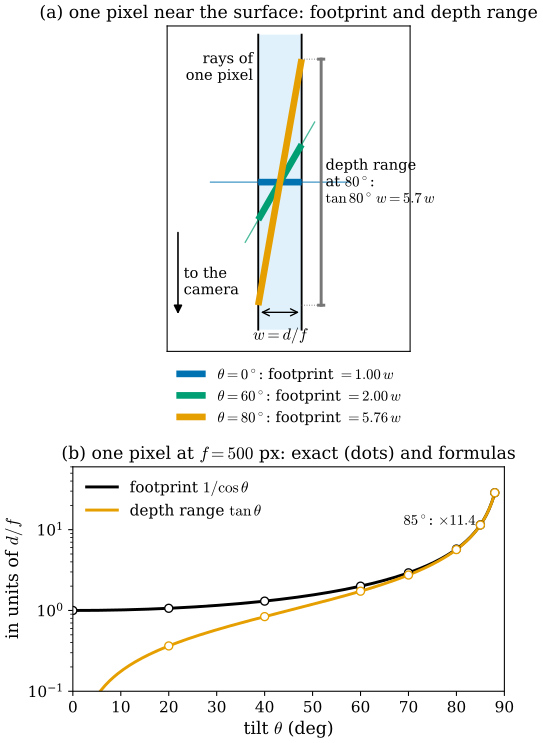

Write Python code to recreate this figure.
"""Figure 30.4.2: the footprint of one pixel and the spread of depth inside it, as a function of the tilt (Section 30.4).

Flatland, camera at O = (0, 0) looking along +z. A plane (line) through (0, 3) whose normal makes the angle theta with
the viewing ray (theta = 0: fronto-parallel).
(a) near the surface the two rays bounding one pixel (u = -1/2 and u = +1/2) are almost parallel (their angle is
    1/f rad), so locally one pixel is a strip of width w = d/f (drawn with w = 1); the camera is far below. Planes through the strip's center
    with theta = 0, 60, 80 deg cut it in the colored segments (the footprint, w/cos(theta)); the gray bracket is the
    depth range inside the pixel for 80 deg (w tan(theta)).
(b) exact footprint length and depth range inside one pixel at the image center, in units of d/f, for f = 500 px
    (dots, ray-plane intersections) and the first-order formulas 1/cos(theta) and tan(theta) (lines), log scale.
Self-checks: dots match the formulas to 0.2 %.

Run from the project root: ``PYTHONPATH=tools python3 chapters/30-radiance-field-surfaces/figures/fig-30-4-2-footprint.py``
"""

import os

os.environ.setdefault("OMP_NUM_THREADS", "4")
import dgfig

dgfig.setup()

import matplotlib
import matplotlib.pyplot as plt
import numpy as np

matplotlib.rcParams.update({"font.size": 13, "axes.titlesize": 13.5, "axes.labelsize": 13,
                            "xtick.labelsize": 11.5, "ytick.labelsize": 11.5, "legend.fontsize": 11.5})
C = dgfig.COLORS
D0 = 3.0


def hit(u, th, f):
    """intersection of the ray through pixel u (focal f) with the plane through (0, D0) tilted by th."""
    d = D0 * f * np.cos(th) / (f * np.cos(th) - u * np.sin(th))
    return np.array([u / f * d, d])


fig, (axa, axb) = plt.subplots(2, 1, figsize=(5.8, 9.0), gridspec_kw=dict(height_ratios=[1.45, 1.0], hspace=0.42))

# (a) near the surface the two rays of one pixel are almost parallel: a strip of width w = d/f (here w = 1)
w = 1.0
cols = {0: C["tangent"], 60: C["third"], 80: C["accent"]}
for xs_ in (-w / 2, w / 2):
    axa.plot([xs_, xs_], [-3.4, 3.4], color=C["main"], lw=1.4)
axa.fill_betweenx([-3.4, 3.4], -w / 2, w / 2, color=C["region"], alpha=0.18, lw=0)
for th_deg, col in cols.items():
    th = np.radians(th_deg)
    tdir = np.array([np.cos(th), np.sin(th)])
    s_ext = 1.6
    axa.plot([-s_ext * tdir[0], s_ext * tdir[0]], [-s_ext * tdir[1], s_ext * tdir[1]], color=col, lw=1.0, alpha=0.7)
    s_half = (w / 2) / np.cos(th)
    axa.plot([-s_half * tdir[0], s_half * tdir[0]], [-s_half * tdir[1], s_half * tdir[1]], color=col, lw=5,
             solid_capstyle="butt", label=rf"$\theta = {th_deg}^\circ$: footprint $= {1 / np.cos(th):.2f}\,w$")
th80 = np.radians(80)
zr = (w / 2) * np.tan(th80)
xb = 0.95
axa.plot([xb, xb], [-zr, zr], color=C["aux"], lw=2.2)
for zz in (-zr, zr):
    axa.plot([xb - 0.06, xb + 0.06], [zz, zz], color=C["aux"], lw=2.2)
    axa.plot([w / 2, xb], [zz, zz], color=C["aux"], lw=0.7, ls=":")
axa.text(xb + 0.1, 0.0, "depth range\nat " + r"$80^\circ$:" + "\n" + rf"$\tan 80^\circ\,w = {np.tan(th80):.1f}\,w$",
         va="center", fontsize=11)
axa.annotate("", xy=(w / 2, -3.0), xytext=(-w / 2, -3.0), arrowprops=dict(arrowstyle="<->", lw=1.0))
axa.text(0.0, -3.35, r"$w = d/f$", ha="center", va="top", fontsize=12)
axa.text(-0.62, 3.0, "rays of\none pixel", fontsize=11, ha="right", va="top")
axa.annotate("", xy=(-2.35, -3.1), xytext=(-2.35, -1.1), arrowprops=dict(arrowstyle="-|>", lw=1.2, color=C["main"]))
axa.text(-2.22, -2.3, "to the\ncamera", fontsize=11, ha="left", va="center")
axa.set_aspect("equal")
axa.set_xlim(-2.6, 3.0)
axa.set_ylim(-3.9, 3.6)
axa.set_xticks([])
axa.set_yticks([])
axa.legend(loc="upper center", frameon=False, fontsize=11, bbox_to_anchor=(0.5, -0.01), ncol=1)
axa.set_title("(a) one pixel near the surface: footprint and depth range", fontsize=13)

f = 500.0
ths = np.linspace(0, 88, 300)
td = np.array([0, 20, 40, 60, 70, 80, 85, 88])
foot = []
spread = []
for t in td:
    th = np.radians(t)
    a, b = hit(-0.5, th, f), hit(0.5, th, f)
    foot.append(np.linalg.norm(b - a) / (D0 / f))
    spread.append(abs(b[1] - a[1]) / (D0 / f))
foot, spread = np.array(foot), np.array(spread)
assert np.allclose(foot, 1 / np.cos(np.radians(td)), rtol=2e-3)
assert np.allclose(spread[1:], np.tan(np.radians(td[1:])), rtol=2e-3) and spread[0] < 1e-12
axb.semilogy(ths, 1 / np.cos(np.radians(ths)), color=C["main"], lw=2.2, label=r"footprint $1/\cos\theta$")
axb.semilogy(ths[1:], np.tan(np.radians(ths[1:])), color=C["accent"], lw=2.2, label=r"depth range $\tan\theta$")
axb.semilogy(td, foot, "o", color=C["main"], mfc="white", ms=6)
axb.semilogy(td[1:], spread[1:], "o", color=C["accent"], mfc="white", ms=6)
axb.set_xlim(0, 90)
axb.set_ylim(0.1, 60)
axb.set_xlabel(r"tilt $\theta$ (deg)")
axb.set_ylabel(r"in units of $d/f$")
axb.legend(loc="upper left", frameon=False)
axb.text(84, 11.5, r"$85^\circ$: $\times 11.4$", ha="right", fontsize=11)
axb.set_title(r"(b) one pixel at $f = 500$ px: exact (dots) and formulas", fontsize=13)
dgfig.save(fig, __file__)
